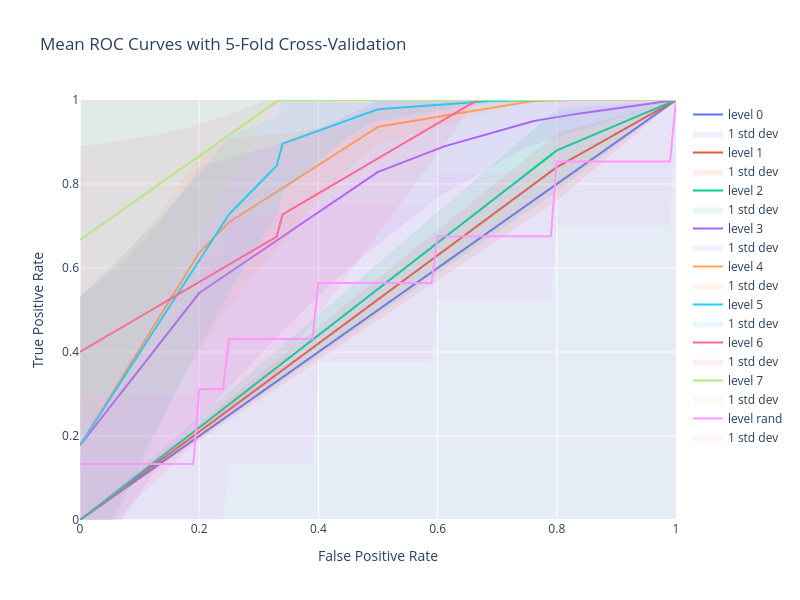

The notebook cell saved with this chart:
### Markdown cell above
### ROC curve for one Flow Tree

### Code cell
start_node, end_node = "N", "A"

count = 0
plot_xs = []
plot_ys = []

k_likelihoods_by_level_by_person = defaultdict(list)
k_actual_accuracies_by_level_by_person = defaultdict(list)

this_path_df = df[(df["StartAt"] == start_node) & (df["EndAt"] == end_node)]

# Do each Flow Tree k=5 times
for k in range(5):
    likelihoods_by_level_by_person = defaultdict(list)
    actual_accuracies_by_level_by_person = defaultdict(list)

    train_this_path_df, test_this_path_df = train_test_split(this_path_df, test_size=0.2, random_state=k)

    # Identify where one person's path is through the Flow Tree
    for _, plus_one in test_this_path_df.iterrows():
        special_subject_number = plus_one["Subject"]

        train_this_path_df_plus_one = pd.concat([train_this_path_df, pd.DataFrame([plus_one])])
        G_plus_one, special_visits, likelihoods_by_level = track_indiv_through_flow_tree(train_this_path_df_plus_one, special_subject_number, use_turns=False, DEBUG=False)

        # print(f"Individual subject #{special_subject_number} got it {'right' if plus_one['accuracy'] else 'wrong'}.")
        # print("Their trajectory:", " ".join(collapse_traj(plus_one["paths"].split())))
        # print("Likelihoods by level:", likelihoods_by_level)

        # Keep track of all of the predictions for all the levels
        actual_acc = int(plus_one["accuracy"])
        for lvl, lik in enumerate(likelihoods_by_level):
            likelihoods_by_level_by_person[lvl].append(lik)
            actual_accuracies_by_level_by_person[lvl].append(actual_acc)

    for lvl in likelihoods_by_level_by_person:
        k_likelihoods_by_level_by_person[lvl].append(likelihoods_by_level_by_person[lvl])
        k_actual_accuracies_by_level_by_person[lvl].append(actual_accuracies_by_level_by_person[lvl])
       
# Add random
k_likelihoods_by_level_by_person["rand"] = [[random.random() for _ in each_kfold] for each_kfold in k_actual_accuracies_by_level_by_person[0]]
k_actual_accuracies_by_level_by_person["rand"] = k_actual_accuracies_by_level_by_person[0][:]


# print("Predictions:", k_likelihoods_by_level_by_person)
# print("Answers:", k_actual_accuracies_by_level_by_person)

### Compute and plot ROC curve for ONE Flow Tree ###
fig = go.Figure()

roc_data = {}
cs = ['#636EFA', '#EF553B', '#00CC96', '#AB63FA', '#FFA15A', '#19D3F3', '#FF6692', '#B6E880', '#FF97FF', '#FECB52']
ci = 0
for lvl in k_likelihoods_by_level_by_person:

    # Store ROC values for each level to compute mean and thresholds
    tprs = []
    aucs = []
    mean_fpr = np.linspace(0, 1, 101)

    for y_prob, y_test in zip(k_likelihoods_by_level_by_person[lvl], k_actual_accuracies_by_level_by_person[lvl]):
    
        # gonna be illegal to do ROC
        if len(y_test) == 0 or len(set(y_test)) == 1:
            continue

        fpr, tpr, _ = roc_curve(y_test, y_prob)
        roc_auc = roc_auc_score(y_test, y_prob)
        aucs.append(roc_auc)

        # Interpolate TPRs over the mean FPR
        tpr_interp = np.interp(mean_fpr, fpr, tpr)
        tprs.append(tpr_interp)

    if len(tprs) == 0: continue

    # print(aucs)
    # print(tprs)
    # Calculate the mean and standard deviation of the TPRs
    mean_tpr = np.mean(tprs, axis=0)
    std_tpr = np.std(tprs, axis=0)

    # Calculate the upper and lower bounds of the shaded area (mean ± 1 std dev)
    tpr_upper = np.minimum(mean_tpr + std_tpr, 1)
    tpr_lower = np.maximum(mean_tpr - std_tpr, 0)   

    # print(mean_tpr)
    # print(mean_fpr)

    # Plot mean ROC curve
    fig.add_trace(go.Scatter(
        x=mean_fpr, y=mean_tpr,
        mode='lines',
        line=dict(color=cs[ci], width=2),
        name=f"level {lvl}"
    ))

    # Plot the shadow (error band)
    fig.add_trace(go.Scatter(
        x=np.concatenate([mean_fpr, mean_fpr[::-1]]),
        y=np.concatenate([tpr_upper, tpr_lower[::-1]]),
        fill='toself',
        opacity=0.1,
        fillcolor=cs[ci],
        line=dict(color='rgba(255,255,255,0)'),
        hoverinfo="skip",
        name='1 std dev'
    ))

    ci += 1

    # Add AUC as annotation
    # mean_auc = np.mean(aucs)
    # fig.add_annotation(x=0.7, y=0.3, text=f"Mean AUC = {mean_auc:.2f}", showarrow=False)

# Customize layout
fig.update_layout(
    title="Mean ROC Curves with 5-Fold Cross-Validation",
    xaxis_title="False Positive Rate",
    yaxis_title="True Positive Rate",
    xaxis=dict(range=[0, 1]),
    yaxis=dict(range=[0, 1]),
    showlegend=True,
    width=800,
    height=600
)
    
# Show plot
fig.show()

    

# # Create an interactive ROC plot using Plotly
# fig = go.Figure()

# # Add ROC curves for each model
# for model_name, (fpr, tpr, auc) in roc_data.items():
#     fig.add_trace(go.Scatter(x=fpr, y=tpr, mode='lines', name=f'{model_name} (AUC = {auc:.2f})'))#, row=row, col=col)    # Add ROC curves to the respective subplot
            
# # Add a diagonal reference line (random guess line)
# fig.add_trace(go.Scatter(x=[0, 1], y=[0, 1], mode='lines', line=dict(dash='dash'), name='Random Guess'))#, row=row, col=col)
    
# # Customize the layout
# fig.update_layout(
#     title=f"ROC Curves for Multiple Levels {start_node}->{end_node} {group['path_mean_acc'].iloc[0]:.2f}",
#     xaxis_title='False Positive Rate',
#     yaxis_title='True Positive Rate',
#     showlegend=True,
#     width=800,
#     height=600
# )
    
# # Show the plot
# fig.show()

### Figure 1 — Plotly figure (JSON) as saved in the notebook; plotly's stock layout.template omitted (floating-point values rounded to 4 significant figures; data arrays with more than 128 entries replaced by an {"elided": "..."} marker saying what was removed)
{"data": [{"line": {"color": "#636EFA", "width": 2}, "mode": "lines", "name": "level 0", "type": "scatter", "x": [0, 0.01, 0.02, 0.03, 0.04, 0.05, 0.06, 0.07, 0.08, 0.09, 0.1, 0.11, 0.12, 0.13, 0.14, 0.15, 0.16, 0.17, 0.18, 0.19, 0.2, 0.21, 0.22, 0.23, 0.24, 0.25, 0.26, 0.27, 0.28, 0.29, 0.3, 0.31, 0.32, 0.33, 0.34, 0.35, 0.36, 0.37, 0.38, 0.39, 0.4, 0.41, 0.42, 0.43, 0.44, 0.45, 0.46, 0.47, 0.48, 0.49, 0.5, 0.51, 0.52, 0.53, 0.54, 0.55, 0.56, 0.57, 0.58, 0.59, 0.6, 0.61, 0.62, 0.63, 0.64, 0.65, 0.66, 0.67, 0.68, 0.69, 0.7, 0.71, 0.72, 0.73, 0.74, 0.75, 0.76, 0.77, 0.78, 0.79, 0.8, 0.81, 0.82, 0.83, 0.84, 0.85, 0.86, 0.87, 0.88, 0.89, 0.9, 0.91, 0.92, 0.93, 0.94, 0.95, 0.96, 0.97, 0.98, 0.99, 1], "y": [0, 0.01, 0.02, 0.03, 0.04, 0.05, 0.06, 0.07, 0.08, 0.09, 0.1, 0.11, 0.12, 0.13, 0.14, 0.15, 0.16, 0.17, 0.18, 0.19, 0.2, 0.21, 0.22, 0.23, 0.24, 0.25, 0.26, 0.27, 0.28, 0.29, 0.3, 0.31, 0.32, 0.33, 0.34, 0.35, 0.36, 0.37, 0.38, 0.39, 0.4, 0.41, 0.42, 0.43, 0.44, 0.45, 0.46, 0.47, 0.48, 0.49, 0.5, 0.51, 0.52, 0.53, 0.54, 0.55, 0.56, 0.57, 0.58, 0.59, 0.6, 0.61, 0.62, 0.63, 0.64, 0.65, 0.66, 0.67, 0.68, 0.69, 0.7, 0.71, 0.72, 0.73, 0.74, 0.75, 0.76, 0.77, 0.78, 0.79, 0.8, 0.81, 0.82, 0.83, 0.84, 0.85, 0.86, 0.87, 0.88, 0.89, 0.9, 0.91, 0.92, 0.93, 0.94, 0.95, 0.96, 0.97, 0.98, 0.99, 1]}, {"fill": "toself", "fillcolor": "#636EFA", "hoverinfo": "skip", "line": {"color": "rgba(255,255,255,0)"}, "name": "1 std dev", "opacity": 0.1, "type": "scatter", "x": {"elided": "202 float values"}, "y": {"elided": "202 float values"}}, {"line": {"color": "#EF553B", "width": 2}, "mode": "lines", "name": "level 1", "type": "scatter", "x": [0, 0.01, 0.02, 0.03, 0.04, 0.05, 0.06, 0.07, 0.08, 0.09, 0.1, 0.11, 0.12, 0.13, 0.14, 0.15, 0.16, 0.17, 0.18, 0.19, 0.2, 0.21, 0.22, 0.23, 0.24, 0.25, 0.26, 0.27, 0.28, 0.29, 0.3, 0.31, 0.32, 0.33, 0.34, 0.35, 0.36, 0.37, 0.38, 0.39, 0.4, 0.41, 0.42, 0.43, 0.44, 0.45, 0.46, 0.47, 0.48, 0.49, 0.5, 0.51, 0.52, 0.53, 0.54, 0.55, 0.56, 0.57, 0.58, 0.59, 0.6, 0.61, 0.62, 0.63, 0.64, 0.65, 0.66, 0.67, 0.68, 0.69, 0.7, 0.71, 0.72, 0.73, 0.74, 0.75, 0.76, 0.77, 0.78, 0.79, 0.8, 0.81, 0.82, 0.83, 0.84, 0.85, 0.86, 0.87, 0.88, 0.89, 0.9, 0.91, 0.92, 0.93, 0.94, 0.95, 0.96, 0.97, 0.98, 0.99, 1], "y": [0, 0.0105, 0.021, 0.0315, 0.042, 0.0525, 0.063, 0.0735, 0.084, 0.0945, 0.105, 0.1155, 0.126, 0.1365, 0.147, 0.1575, 0.168, 0.1785, 0.189, 0.1995, 0.21, 0.2205, 0.231, 0.2415, 0.252, 0.2625, 0.273, 0.2835, 0.294, 0.3045, 0.315, 0.3255, 0.336, 0.3465, 0.357, 0.3675, 0.378, 0.3885, 0.399, 0.4095, 0.42, 0.4305, 0.441, 0.4515, 0.462, 0.4725, 0.483, 0.4935, 0.504, 0.5145, 0.525, 0.5355, 0.546, 0.5565, 0.567, 0.5775, 0.588, 0.5985, 0.609, 0.6195, 0.63, 0.6405, 0.651, 0.6615, 0.672, 0.6825, 0.693, 0.7035, 0.714, 0.7245, 0.735, 0.7455, 0.756, 0.7665, 0.777, 0.7875, 0.798, 0.8085, 0.819, 0.8295, 0.84, 0.848, 0.856, 0.864, 0.872, 0.88, 0.888, 0.896, 0.904, 0.912, 0.92, 0.928, 0.936, 0.944, 0.952, 0.96, 0.968, 0.976, 0.984, 0.992, 1]}, {"fill": "toself", "fillcolor": "#EF553B", "hoverinfo": "skip", "line": {"color": "rgba(255,255,255,0)"}, "name": "1 std dev", "opacity": 0.1, "type": "scatter", "x": {"elided": "202 float values"}, "y": {"elided": "202 float values"}}, {"line": {"color": "#00CC96", "width": 2}, "mode": "lines", "name": "level 2", "type": "scatter", "x": [0, 0.01, 0.02, 0.03, 0.04, 0.05, 0.06, 0.07, 0.08, 0.09, 0.1, 0.11, 0.12, 0.13, 0.14, 0.15, 0.16, 0.17, 0.18, 0.19, 0.2, 0.21, 0.22, 0.23, 0.24, 0.25, 0.26, 0.27, 0.28, 0.29, 0.3, 0.31, 0.32, 0.33, 0.34, 0.35, 0.36, 0.37, 0.38, 0.39, 0.4, 0.41, 0.42, 0.43, 0.44, 0.45, 0.46, 0.47, 0.48, 0.49, 0.5, 0.51, 0.52, 0.53, 0.54, 0.55, 0.56, 0.57, 0.58, 0.59, 0.6, 0.61, 0.62, 0.63, 0.64, 0.65, 0.66, 0.67, 0.68, 0.69, 0.7, 0.71, 0.72, 0.73, 0.74, 0.75, 0.76, 0.77, 0.78, 0.79, 0.8, 0.81, 0.82, 0.83, 0.84, 0.85, 0.86, 0.87, 0.88, 0.89, 0.9, 0.91, 0.92, 0.93, 0.94, 0.95, 0.96, 0.97, 0.98, 0.99, 1], "y": [0, 0.011, 0.022, 0.033, 0.044, 0.055, 0.066, 0.077, 0.088, 0.099, 0.11, 0.121, 0.132, 0.143, 0.154, 0.165, 0.176, 0.187, 0.198, 0.209, 0.22, 0.231, 0.242, 0.253, 0.264, 0.275, 0.286, 0.297, 0.308, 0.319, 0.33, 0.341, 0.352, 0.363, 0.374, 0.385, 0.396, 0.407, 0.418, 0.429, 0.44, 0.451, 0.462, 0.473, 0.484, 0.495, 0.506, 0.517, 0.528, 0.539, 0.55, 0.561, 0.572, 0.583, 0.594, 0.605, 0.616, 0.627, 0.638, 0.649, 0.66, 0.671, 0.682, 0.693, 0.704, 0.715, 0.726, 0.737, 0.748, 0.759, 0.77, 0.781, 0.792, 0.803, 0.814, 0.825, 0.836, 0.847, 0.858, 0.869, 0.88, 0.886, 0.892, 0.898, 0.904, 0.91, 0.916, 0.922, 0.928, 0.934, 0.94, 0.946, 0.952, 0.958, 0.964, 0.97, 0.976, 0.982, 0.988, 0.994, 1]}, {"fill": "toself", "fillcolor": "#00CC96", "hoverinfo": "skip", "line": {"color": "rgba(255,255,255,0)"}, "name": "1 std dev", "opacity": 0.1, "type": "scatter", "x": {"elided": "202 float values"}, "y": {"elided": "202 float values"}}, {"line": {"color": "#AB63FA", "width": 2}, "mode": "lines", "name": "level 3", "type": "scatter", "x": [0, 0.01, 0.02, 0.03, 0.04, 0.05, 0.06, 0.07, 0.08, 0.09, 0.1, 0.11, 0.12, 0.13, 0.14, 0.15, 0.16, 0.17, 0.18, 0.19, 0.2, 0.21, 0.22, 0.23, 0.24, 0.25, 0.26, 0.27, 0.28, 0.29, 0.3, 0.31, 0.32, 0.33, 0.34, 0.35, 0.36, 0.37, 0.38, 0.39, 0.4, 0.41, 0.42, 0.43, 0.44, 0.45, 0.46, 0.47, 0.48, 0.49, 0.5, 0.51, 0.52, 0.53, 0.54, 0.55, 0.56, 0.57, 0.58, 0.59, 0.6, 0.61, 0.62, 0.63, 0.64, 0.65, 0.66, 0.67, 0.68, 0.69, 0.7, 0.71, 0.72, 0.73, 0.74, 0.75, 0.76, 0.77, 0.78, 0.79, 0.8, 0.81, 0.82, 0.83, 0.84, 0.85, 0.86, 0.87, 0.88, 0.89, 0.9, 0.91, 0.92, 0.93, 0.94, 0.95, 0.96, 0.97, 0.98, 0.99, 1], "y": [0.1778, 0.1959, 0.214, 0.2322, 0.2503, 0.2684, 0.2866, 0.3047, 0.3228, 0.3409, 0.3591, 0.3772, 0.3953, 0.4135, 0.4316, 0.4497, 0.4679, 0.486, 0.5041, 0.5222, 0.5404, 0.55, 0.5596, 0.5692, 0.5788, 0.5884, 0.598, 0.6076, 0.6173, 0.6269, 0.6365, 0.6461, 0.6557, 0.6653, 0.6749, 0.6845, 0.6941, 0.7038, 0.7134, 0.723, 0.7326, 0.7422, 0.7518, 0.7614, 0.771, 0.7806, 0.7903, 0.7999, 0.8095, 0.8191, 0.8287, 0.8343, 0.8399, 0.8455, 0.8511, 0.8568, 0.8624, 0.868, 0.8736, 0.8792, 0.8848, 0.8889, 0.8931, 0.8972, 0.9013, 0.9055, 0.9096, 0.9137, 0.9179, 0.922, 0.9261, 0.9302, 0.9344, 0.9385, 0.9426, 0.9468, 0.9494, 0.9521, 0.9547, 0.9574, 0.96, 0.962, 0.964, 0.966, 0.968, 0.97, 0.972, 0.974, 0.976, 0.978, 0.98, 0.982, 0.984, 0.986, 0.988, 0.99, 0.992, 0.994, 0.996, 0.998, 1]}, {"fill": "toself", "fillcolor": "#AB63FA", "hoverinfo": "skip", "line": {"color": "rgba(255,255,255,0)"}, "name": "1 std dev", "opacity": 0.1, "type": "scatter", "x": {"elided": "202 float values"}, "y": {"elided": "202 float values"}}, {"line": {"color": "#FFA15A", "width": 2}, "mode": "lines", "name": "level 4", "type": "scatter", "x": [0, 0.01, 0.02, 0.03, 0.04, 0.05, 0.06, 0.07, 0.08, 0.09, 0.1, 0.11, 0.12, 0.13, 0.14, 0.15, 0.16, 0.17, 0.18, 0.19, 0.2, 0.21, 0.22, 0.23, 0.24, 0.25, 0.26, 0.27, 0.28, 0.29, 0.3, 0.31, 0.32, 0.33, 0.34, 0.35, 0.36, 0.37, 0.38, 0.39, 0.4, 0.41, 0.42, 0.43, 0.44, 0.45, 0.46, 0.47, 0.48, 0.49, 0.5, 0.51, 0.52, 0.53, 0.54, 0.55, 0.56, 0.57, 0.58, 0.59, 0.6, 0.61, 0.62, 0.63, 0.64, 0.65, 0.66, 0.67, 0.68, 0.69, 0.7, 0.71, 0.72, 0.73, 0.74, 0.75, 0.76, 0.77, 0.78, 0.79, 0.8, 0.81, 0.82, 0.83, 0.84, 0.85, 0.86, 0.87, 0.88, 0.89, 0.9, 0.91, 0.92, 0.93, 0.94, 0.95, 0.96, 0.97, 0.98, 0.99, 1], "y": [0.1778, 0.2007, 0.2237, 0.2466, 0.2696, 0.2925, 0.3154, 0.3384, 0.3613, 0.3843, 0.4072, 0.4302, 0.4531, 0.4761, 0.499, 0.5219, 0.5449, 0.5678, 0.5908, 0.6137, 0.6367, 0.6511, 0.6655, 0.6799, 0.6944, 0.7088, 0.7179, 0.727, 0.7361, 0.7452, 0.7543, 0.7634, 0.7724, 0.7815, 0.7906, 0.7997, 0.8088, 0.8179, 0.827, 0.8361, 0.8452, 0.8543, 0.8634, 0.8725, 0.8816, 0.8906, 0.8997, 0.9088, 0.9179, 0.927, 0.9361, 0.9385, 0.941, 0.9434, 0.9458, 0.9482, 0.9507, 0.9531, 0.9555, 0.9579, 0.9604, 0.9628, 0.9652, 0.9676, 0.9701, 0.9725, 0.9749, 0.9774, 0.9798, 0.9822, 0.9846, 0.9871, 0.9895, 0.9919, 0.9943, 0.9968, 0.9974, 0.9981, 0.9987, 0.9994, 1, 1, 1, 1, 1, 1, 1, 1, 1, 1, 1, 1, 1, 1, 1, 1, 1, 1, 1, 1, 1]}, {"fill": "toself", "fillcolor": "#FFA15A", "hoverinfo": "skip", "line": {"color": "rgba(255,255,255,0)"}, "name": "1 std dev", "opacity": 0.1, "type": "scatter", "x": {"elided": "202 float values"}, "y": {"elided": "202 float values"}}, {"line": {"color": "#19D3F3", "width": 2}, "mode": "lines", "name": "level 5", "type": "scatter", "x": [0, 0.01, 0.02, 0.03, 0.04, 0.05, 0.06, 0.07, 0.08, 0.09, 0.1, 0.11, 0.12, 0.13, 0.14, 0.15, 0.16, 0.17, 0.18, 0.19, 0.2, 0.21, 0.22, 0.23, 0.24, 0.25, 0.26, 0.27, 0.28, 0.29, 0.3, 0.31, 0.32, 0.33, 0.34, 0.35, 0.36, 0.37, 0.38, 0.39, 0.4, 0.41, 0.42, 0.43, 0.44, 0.45, 0.46, 0.47, 0.48, 0.49, 0.5, 0.51, 0.52, 0.53, 0.54, 0.55, 0.56, 0.57, 0.58, 0.59, 0.6, 0.61, 0.62, 0.63, 0.64, 0.65, 0.66, 0.67, 0.68, 0.69, 0.7, 0.71, 0.72, 0.73, 0.74, 0.75, 0.76, 0.77, 0.78, 0.79, 0.8, 0.81, 0.82, 0.83, 0.84, 0.85, 0.86, 0.87, 0.88, 0.89, 0.9, 0.91, 0.92, 0.93, 0.94, 0.95, 0.96, 0.97, 0.98, 0.99, 1], "y": [0.1778, 0.1998, 0.2218, 0.2438, 0.2658, 0.2878, 0.3098, 0.3318, 0.3538, 0.3758, 0.3978, 0.4198, 0.4418, 0.4638, 0.4858, 0.5078, 0.5298, 0.5518, 0.5738, 0.5958, 0.6178, 0.6398, 0.6618, 0.6838, 0.7058, 0.7278, 0.7422, 0.7567, 0.7711, 0.7856, 0.8, 0.8144, 0.8289, 0.8433, 0.896, 0.9011, 0.9062, 0.9113, 0.9164, 0.9216, 0.9267, 0.9318, 0.9369, 0.942, 0.9471, 0.9522, 0.9573, 0.9624, 0.9676, 0.9727, 0.9778, 0.9789, 0.98, 0.9811, 0.9822, 0.9833, 0.9844, 0.9856, 0.9867, 0.9878, 0.9889, 0.99, 0.9911, 0.9922, 0.9933, 0.9944, 0.9956, 0.9964, 0.9969, 0.9973, 0.9978, 0.9982, 0.9987, 0.9991, 0.9996, 1, 1, 1, 1, 1, 1, 1, 1, 1, 1, 1, 1, 1, 1, 1, 1, 1, 1, 1, 1, 1, 1, 1, 1, 1, 1]}, {"fill": "toself", "fillcolor": "#19D3F3", "hoverinfo": "skip", "line": {"color": "rgba(255,255,255,0)"}, "name": "1 std dev", "opacity": 0.1, "type": "scatter", "x": {"elided": "202 float values"}, "y": {"elided": "202 float values"}}, {"line": {"color": "#FF6692", "width": 2}, "mode": "lines", "name": "level 6", "type": "scatter", "x": [0, 0.01, 0.02, 0.03, 0.04, 0.05, 0.06, 0.07, 0.08, 0.09, 0.1, 0.11, 0.12, 0.13, 0.14, 0.15, 0.16, 0.17, 0.18, 0.19, 0.2, 0.21, 0.22, 0.23, 0.24, 0.25, 0.26, 0.27, 0.28, 0.29, 0.3, 0.31, 0.32, 0.33, 0.34, 0.35, 0.36, 0.37, 0.38, 0.39, 0.4, 0.41, 0.42, 0.43, 0.44, 0.45, 0.46, 0.47, 0.48, 0.49, 0.5, 0.51, 0.52, 0.53, 0.54, 0.55, 0.56, 0.57, 0.58, 0.59, 0.6, 0.61, 0.62, 0.63, 0.64, 0.65, 0.66, 0.67, 0.68, 0.69, 0.7, 0.71, 0.72, 0.73, 0.74, 0.75, 0.76, 0.77, 0.78, 0.79, 0.8, 0.81, 0.82, 0.83, 0.84, 0.85, 0.86, 0.87, 0.88, 0.89, 0.9, 0.91, 0.92, 0.93, 0.94, 0.95, 0.96, 0.97, 0.98, 0.99, 1], "y": [0.4, 0.4083, 0.4167, 0.425, 0.4333, 0.4417, 0.45, 0.4583, 0.4667, 0.475, 0.4833, 0.4917, 0.5, 0.5083, 0.5167, 0.525, 0.5333, 0.5417, 0.55, 0.5583, 0.5667, 0.575, 0.5833, 0.5917, 0.6, 0.6083, 0.6167, 0.625, 0.6333, 0.6417, 0.65, 0.6583, 0.6667, 0.675, 0.7278, 0.7361, 0.7444, 0.7528, 0.7611, 0.7694, 0.7778, 0.7861, 0.7944, 0.8028, 0.8111, 0.8194, 0.8278, 0.8361, 0.8444, 0.8528, 0.8611, 0.8694, 0.8778, 0.8861, 0.8944, 0.9028, 0.9111, 0.9194, 0.9278, 0.9361, 0.9444, 0.9528, 0.9611, 0.9694, 0.9778, 0.9861, 0.9944, 1, 1, 1, 1, 1, 1, 1, 1, 1, 1, 1, 1, 1, 1, 1, 1, 1, 1, 1, 1, 1, 1, 1, 1, 1, 1, 1, 1, 1, 1, 1, 1, 1, 1]}, {"fill": "toself", "fillcolor": "#FF6692", "hoverinfo": "skip", "line": {"color": "rgba(255,255,255,0)"}, "name": "1 std dev", "opacity": 0.1, "type": "scatter", "x": {"elided": "202 float values"}, "y": {"elided": "202 float values"}}, {"line": {"color": "#B6E880", "width": 2}, "mode": "lines", "name": "level 7", "type": "scatter", "x": [0, 0.01, 0.02, 0.03, 0.04, 0.05, 0.06, 0.07, 0.08, 0.09, 0.1, 0.11, 0.12, 0.13, 0.14, 0.15, 0.16, 0.17, 0.18, 0.19, 0.2, 0.21, 0.22, 0.23, 0.24, 0.25, 0.26, 0.27, 0.28, 0.29, 0.3, 0.31, 0.32, 0.33, 0.34, 0.35, 0.36, 0.37, 0.38, 0.39, 0.4, 0.41, 0.42, 0.43, 0.44, 0.45, 0.46, 0.47, 0.48, 0.49, 0.5, 0.51, 0.52, 0.53, 0.54, 0.55, 0.56, 0.57, 0.58, 0.59, 0.6, 0.61, 0.62, 0.63, 0.64, 0.65, 0.66, 0.67, 0.68, 0.69, 0.7, 0.71, 0.72, 0.73, 0.74, 0.75, 0.76, 0.77, 0.78, 0.79, 0.8, 0.81, 0.82, 0.83, 0.84, 0.85, 0.86, 0.87, 0.88, 0.89, 0.9, 0.91, 0.92, 0.93, 0.94, 0.95, 0.96, 0.97, 0.98, 0.99, 1], "y": [0.6667, 0.6767, 0.6867, 0.6967, 0.7067, 0.7167, 0.7267, 0.7367, 0.7467, 0.7567, 0.7667, 0.7767, 0.7867, 0.7967, 0.8067, 0.8167, 0.8267, 0.8367, 0.8467, 0.8567, 0.8667, 0.8767, 0.8867, 0.8967, 0.9067, 0.9167, 0.9267, 0.9367, 0.9467, 0.9567, 0.9667, 0.9767, 0.9867, 0.9967, 1, 1, 1, 1, 1, 1, 1, 1, 1, 1, 1, 1, 1, 1, 1, 1, 1, 1, 1, 1, 1, 1, 1, 1, 1, 1, 1, 1, 1, 1, 1, 1, 1, 1, 1, 1, 1, 1, 1, 1, 1, 1, 1, 1, 1, 1, 1, 1, 1, 1, 1, 1, 1, 1, 1, 1, 1, 1, 1, 1, 1, 1, 1, 1, 1, 1, 1]}, {"fill": "toself", "fillcolor": "#B6E880", "hoverinfo": "skip", "line": {"color": "rgba(255,255,255,0)"}, "name": "1 std dev", "opacity": 0.1, "type": "scatter", "x": {"elided": "202 float values"}, "y": {"elided": "202 float values"}}, {"line": {"color": "#FF97FF", "width": 2}, "mode": "lines", "name": "level rand", "type": "scatter", "x": [0, 0.01, 0.02, 0.03, 0.04, 0.05, 0.06, 0.07, 0.08, 0.09, 0.1, 0.11, 0.12, 0.13, 0.14, 0.15, 0.16, 0.17, 0.18, 0.19, 0.2, 0.21, 0.22, 0.23, 0.24, 0.25, 0.26, 0.27, 0.28, 0.29, 0.3, 0.31, 0.32, 0.33, 0.34, 0.35, 0.36, 0.37, 0.38, 0.39, 0.4, 0.41, 0.42, 0.43, 0.44, 0.45, 0.46, 0.47, 0.48, 0.49, 0.5, 0.51, 0.52, 0.53, 0.54, 0.55, 0.56, 0.57, 0.58, 0.59, 0.6, 0.61, 0.62, 0.63, 0.64, 0.65, 0.66, 0.67, 0.68, 0.69, 0.7, 0.71, 0.72, 0.73, 0.74, 0.75, 0.76, 0.77, 0.78, 0.79, 0.8, 0.81, 0.82, 0.83, 0.84, 0.85, 0.86, 0.87, 0.88, 0.89, 0.9, 0.91, 0.92, 0.93, 0.94, 0.95, 0.96, 0.97, 0.98, 0.99, 1], "y": [0.1333, 0.1333, 0.1333, 0.1333, 0.1333, 0.1333, 0.1333, 0.1333, 0.1333, 0.1333, 0.1333, 0.1333, 0.1333, 0.1333, 0.1333, 0.1333, 0.1333, 0.1333, 0.1333, 0.1333, 0.3111, 0.3111, 0.3111, 0.3111, 0.3111, 0.4311, 0.4311, 0.4311, 0.4311, 0.4311, 0.4311, 0.4311, 0.4311, 0.4311, 0.4311, 0.4311, 0.4311, 0.4311, 0.4311, 0.4311, 0.5644, 0.5644, 0.5644, 0.5644, 0.5644, 0.5644, 0.5644, 0.5644, 0.5644, 0.5644, 0.5644, 0.5644, 0.5644, 0.5644, 0.5644, 0.5644, 0.5644, 0.5644, 0.5644, 0.5644, 0.6756, 0.6756, 0.6756, 0.6756, 0.6756, 0.6756, 0.6756, 0.6756, 0.6756, 0.6756, 0.6756, 0.6756, 0.6756, 0.6756, 0.6756, 0.6756, 0.6756, 0.6756, 0.6756, 0.6756, 0.8533, 0.8533, 0.8533, 0.8533, 0.8533, 0.8533, 0.8533, 0.8533, 0.8533, 0.8533, 0.8533, 0.8533, 0.8533, 0.8533, 0.8533, 0.8533, 0.8533, 0.8533, 0.8533, 0.8533, 1]}, {"fill": "toself", "fillcolor": "#FF97FF", "hoverinfo": "skip", "line": {"color": "rgba(255,255,255,0)"}, "name": "1 std dev", "opacity": 0.1, "type": "scatter", "x": {"elided": "202 float values"}, "y": {"elided": "202 float values"}}], "layout": {"height": 600, "showlegend": true, "title": {"text": "Mean ROC Curves with 5-Fold Cross-Validation"}, "width": 800, "xaxis": {"range": [0, 1], "title": {"text": "False Positive Rate"}, "type": "linear"}, "yaxis": {"range": [0, 1], "title": {"text": "True Positive Rate"}, "type": "linear"}}}
